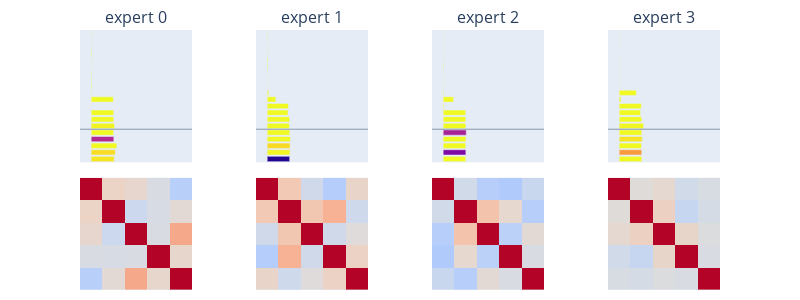

Notebook code cell kept with this figure:
### Code cell
render_features(model)

### Figure 1 — Plotly figure (JSON) as saved in the notebook; plotly's stock layout.template omitted (floating-point values rounded to 4 significant figures)
{"data": [{"marker": {"cmax": 1, "cmin": 0, "color": [0.9537, 0.9318, 1.0, 0.3993, 1.146, 0.9887, 1.003, 1.004, 1.347, 1.039, 1.473, 1.511, 1.436, 1.415, 1.483, 1.476, 1.481, 1.456, 1.437, 1.44]}, "orientation": "h", "type": "bar", "x": [1.027, 1.074, 1.145, 1.009, 0.9983, 1.038, 1.004, 1.003, 0.006427, 0.9883, 0.02043, 0.03211, 0.02964, 0.02324, 0.01033, 0.01964, 0.02885, 0.01553, 0.01111, 0.02028], "xaxis": "x", "y": [0, 1, 2, 3, 4, 5, 6, 7, 8, 9, 10, 11, 12, 13, 14, 15, 16, 17, 18, 19], "yaxis": "y"}, {"colormodel": "rgba256", "customdata": [[2.036, 0.1226, 0.08348, -0.03154, -0.2556], [0.1226, 2.109, -0.1247, -0.05123, 0.0397], [0.08348, -0.1247, 1.829, -0.03137, 0.416], [-0.03154, -0.05123, -0.03137, 2.045, 0.09333], [-0.2556, 0.0397, 0.416, 0.09333, 1.589]], "hovertemplate": "Expert 0<br>In: %{x}<br>Out: %{y}<br>Weight: %{customdata:0.2f}", "type": "image", "xaxis": "x5", "yaxis": "y5", "z": [[[179, 3, 38, 255], [235, 211, 198, 255], [231, 214, 205, 255], [216, 219, 225, 255], [183, 207, 249, 255]], [[235, 211, 198, 255], [179, 3, 38, 255], [204, 216, 237, 255], [214, 219, 228, 255], [226, 217, 212, 255]], [[231, 214, 205, 255], [204, 216, 237, 255], [179, 3, 38, 255], [216, 219, 225, 255], [246, 169, 138, 255]], [[216, 219, 225, 255], [214, 219, 228, 255], [216, 219, 225, 255], [179, 3, 38, 255], [231, 214, 204, 255]], [[183, 207, 249, 255], [226, 217, 212, 255], [246, 169, 138, 255], [231, 214, 204, 255], [179, 3, 38, 255]]]}, {"marker": {"cmax": 1, "cmin": 0, "color": [0.04693, 0.9913, 0.925, 1.027, 1.005, 1.016, 1.009, 1.021, 1.106, 1.407, 1.449, 1.448, 1.432, 1.45, 1.457, 1.452, 1.45, 1.45, 1.452, 1.455]}, "orientation": "h", "type": "bar", "x": [1.002, 1.016, 1.021, 1.036, 1.009, 0.9912, 1.005, 0.9254, 0.95, 0.3842, 0.06323, 0.0137, 0.01621, 0.01355, 0.03416, 0.03007, 0.01789, 0.01097, 0.0159, 0.02038], "xaxis": "x2", "y": [0, 1, 2, 3, 4, 5, 6, 7, 8, 9, 10, 11, 12, 13, 14, 15, 16, 17, 18, 19], "yaxis": "y2"}, {"colormodel": "rgba256", "customdata": [[1.862, 0.2048, -0.09788, -0.2706, 0.104], [0.2048, 1.623, 0.2249, 0.3713, -0.1032], [-0.09788, 0.2249, 1.982, -0.09706, 0.01299], [-0.2706, 0.3713, -0.09706, 1.638, 0.1285], [0.104, -0.1032, 0.01299, 0.1285, 1.971]], "hovertemplate": "Expert 1<br>In: %{x}<br>Out: %{y}<br>Weight: %{customdata:0.2f}", "type": "image", "xaxis": "x6", "yaxis": "y6", "z": [[[179, 3, 38, 255], [242, 201, 181, 255], [207, 217, 234, 255], [180, 205, 250, 255], [233, 212, 201, 255]], [[242, 201, 181, 255], [179, 3, 38, 255], [242, 199, 178, 255], [247, 177, 148, 255], [206, 217, 235, 255]], [[207, 217, 234, 255], [242, 199, 178, 255], [179, 3, 38, 255], [207, 217, 234, 255], [222, 219, 218, 255]], [[180, 205, 250, 255], [247, 177, 148, 255], [207, 217, 234, 255], [179, 3, 38, 255], [236, 210, 196, 255]], [[233, 212, 201, 255], [206, 217, 235, 255], [222, 219, 218, 255], [236, 210, 196, 255], [179, 3, 38, 255]]]}, {"marker": {"cmax": 1, "cmin": 0, "color": [1.004, 0.2584, 1.007, 1.005, 0.3701, 1.002, 1.017, 1.013, 1.073, 1.001, 1.209, 1.359, 1.421, 1.288, 1.069, 1.066, 1.242, 1.186, 1.08, 1.142]}, "orientation": "h", "type": "bar", "x": [1.007, 1.012, 1.004, 1.016, 1.028, 1.011, 1.004, 1.0, 0.03352, 0.4573, 0.0267, 0.01481, 0.01828, 0.007548, 0.02442, 0.01762, 0.007239, 0.008052, 0.006404, 0.01125], "xaxis": "x3", "y": [0, 1, 2, 3, 4, 5, 6, 7, 8, 9, 10, 11, 12, 13, 14, 15, 16, 17, 18, 19], "yaxis": "y3"}, {"colormodel": "rgba256", "customdata": [[1.563, -0.08697, -0.2636, -0.2923, -0.1341], [-0.08697, 1.344, 0.2509, 0.07456, -0.2627], [-0.2636, 0.2509, 1.752, -0.2274, 0.04648], [-0.2923, 0.07456, -0.2274, 1.813, -0.03532], [-0.1341, -0.2627, 0.04648, -0.03532, 1.907]], "hovertemplate": "Expert 2<br>In: %{x}<br>Out: %{y}<br>Weight: %{customdata:0.2f}", "type": "image", "xaxis": "x7", "yaxis": "y7", "z": [[[179, 3, 38, 255], [208, 218, 233, 255], [182, 206, 249, 255], [176, 203, 251, 255], [201, 215, 238, 255]], [[208, 218, 233, 255], [179, 3, 38, 255], [244, 195, 171, 255], [230, 215, 207, 255], [182, 206, 249, 255]], [[182, 206, 249, 255], [244, 195, 171, 255], [179, 3, 38, 255], [187, 209, 247, 255], [226, 217, 212, 255]], [[176, 203, 251, 255], [230, 215, 207, 255], [187, 209, 247, 255], [179, 3, 38, 255], [216, 219, 225, 255]], [[201, 215, 238, 255], [182, 206, 249, 255], [226, 217, 212, 255], [216, 219, 225, 255], [179, 3, 38, 255]]]}, {"marker": {"cmax": 1, "cmin": 0, "color": [0.9949, 0.7645, 1.007, 0.9498, 1.003, 0.9897, 1.007, 1.027, 1.093, 1.461, 1.006, 1.431, 1.387, 1.437, 1.455, 1.455, 1.374, 1.38, 1.424, 1.34]}, "orientation": "h", "type": "bar", "x": [1.007, 1.005, 0.9948, 1.027, 1.007, 1.09, 1.003, 0.9499, 0.9862, 0.08037, 0.7644, 0.01567, 0.007297, 0.007565, 0.007868, 0.008864, 0.004284, 0.005038, 0.01237, 0.004923], "xaxis": "x4", "y": [0, 1, 2, 3, 4, 5, 6, 7, 8, 9, 10, 11, 12, 13, 14, 15, 16, 17, 18, 19], "yaxis": "y4"}, {"colormodel": "rgba256", "customdata": [[2.013, 0.01858, 0.05672, -0.09328, -0.04521], [0.01858, 1.948, 0.1385, -0.1609, -0.05892], [0.05672, 0.1385, 1.959, 0.09506, -0.01457], [-0.09328, -0.1609, 0.09506, 1.793, -0.03745], [-0.04521, -0.05892, -0.01457, -0.03745, 2.03]], "hovertemplate": "Expert 3<br>In: %{x}<br>Out: %{y}<br>Weight: %{customdata:0.2f}", "type": "image", "xaxis": "x8", "yaxis": "y8", "z": [[[179, 3, 38, 255], [223, 219, 217, 255], [228, 216, 209, 255], [208, 218, 233, 255], [215, 219, 226, 255]], [[223, 219, 217, 255], [179, 3, 38, 255], [236, 209, 195, 255], [198, 214, 241, 255], [213, 219, 229, 255]], [[228, 216, 209, 255], [236, 209, 195, 255], [179, 3, 38, 255], [232, 213, 202, 255], [219, 220, 222, 255]], [[208, 218, 233, 255], [198, 214, 241, 255], [232, 213, 202, 255], [179, 3, 38, 255], [216, 219, 225, 255]], [[215, 219, 226, 255], [213, 219, 229, 255], [219, 220, 222, 255], [216, 219, 225, 255], [179, 3, 38, 255]]]}], "layout": {"annotations": [{"font": {"size": 16}, "showarrow": false, "text": "expert 0", "x": 0.0875, "xanchor": "center", "xref": "paper", "y": 1, "yanchor": "bottom", "yref": "paper"}, {"font": {"size": 16}, "showarrow": false, "text": "expert 1", "x": 0.3625, "xanchor": "center", "xref": "paper", "y": 1, "yanchor": "bottom", "yref": "paper"}, {"font": {"size": 16}, "showarrow": false, "text": "expert 2", "x": 0.6375, "xanchor": "center", "xref": "paper", "y": 1, "yanchor": "bottom", "yref": "paper"}, {"font": {"size": 16}, "showarrow": false, "text": "expert 3", "x": 0.9125, "xanchor": "center", "xref": "paper", "y": 1, "yanchor": "bottom", "yref": "paper"}], "height": 300, "margin": {"b": 0, "t": 30}, "shapes": [{"line": {"width": 0.5}, "type": "line", "x0": 0, "x1": 1, "xref": "x domain", "y0": 4.5, "y1": 4.5, "yref": "y"}, {"line": {"width": 0.5}, "type": "line", "x0": 0, "x1": 1, "xref": "x2 domain", "y0": 4.5, "y1": 4.5, "yref": "y2"}, {"line": {"width": 0.5}, "type": "line", "x0": 0, "x1": 1, "xref": "x3 domain", "y0": 4.5, "y1": 4.5, "yref": "y3"}, {"line": {"width": 0.5}, "type": "line", "x0": 0, "x1": 1, "xref": "x4 domain", "y0": 4.5, "y1": 4.5, "yref": "y4"}], "showlegend": false, "width": 800, "xaxis": {"anchor": "y", "domain": [0, 0.175], "matches": "x5", "showticklabels": false, "visible": false}, "xaxis2": {"anchor": "y2", "domain": [0.275, 0.45], "matches": "x6", "showticklabels": false, "visible": false}, "xaxis3": {"anchor": "y3", "domain": [0.55, 0.725], "matches": "x7", "showticklabels": false, "visible": false}, "xaxis4": {"anchor": "y4", "domain": [0.825, 1], "matches": "x8", "showticklabels": false, "visible": false}, "xaxis5": {"anchor": "y5", "domain": [0, 0.175], "visible": false}, "xaxis6": {"anchor": "y6", "domain": [0.275, 0.45], "visible": false}, "xaxis7": {"anchor": "y7", "domain": [0.55, 0.725], "visible": false}, "xaxis8": {"anchor": "y8", "domain": [0.825, 1], "visible": false}, "yaxis": {"anchor": "x", "domain": [0.51, 1], "visible": false}, "yaxis2": {"anchor": "x2", "domain": [0.51, 1], "visible": false}, "yaxis3": {"anchor": "x3", "domain": [0.51, 1], "visible": false}, "yaxis4": {"anchor": "x4", "domain": [0.51, 1], "visible": false}, "yaxis5": {"anchor": "x5", "domain": [0, 0.49], "visible": false}, "yaxis6": {"anchor": "x6", "domain": [0, 0.49], "visible": false}, "yaxis7": {"anchor": "x7", "domain": [0, 0.49], "visible": false}, "yaxis8": {"anchor": "x8", "domain": [0, 0.49], "visible": false}}}
